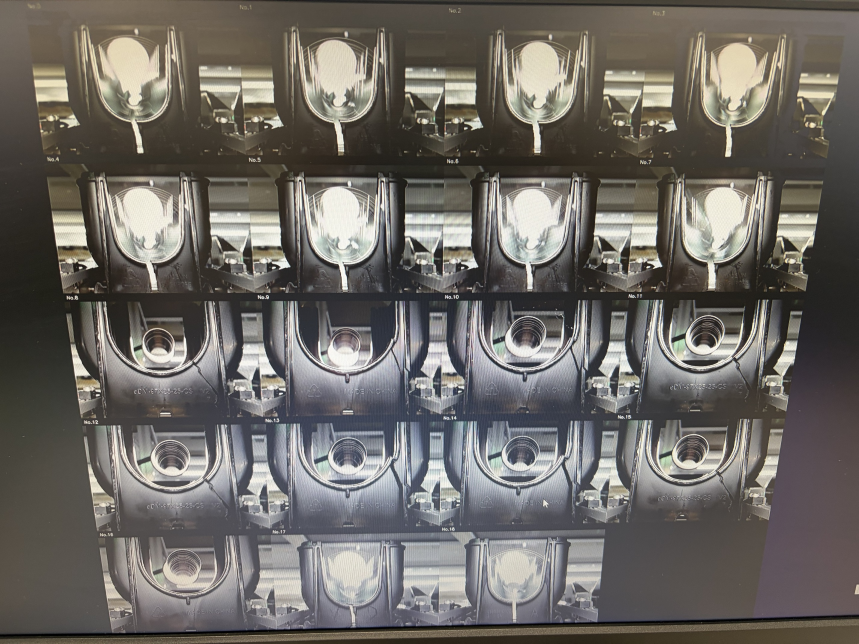
#> input picture data/contact_sheet.jpg, 2576 x 1932 px, given as the content of the folder ../data/contact_sheet.jpg, which was not available (shown at 1/3 size)
$ python screen_fix.py ../data/contact_sheet.jpg out.png
#> lines starting #> are read from the running program, lines starting #| are printed output that depends on the picture; after the words box and inside, x2 and y2 are one past the last pixel; in counts of white or black regions, pixels touching at a corner belong together
"""モニターをカメラで直接撮った写真を、普通の検査画像に近づける補正。

  python -m crack_v14.screen_fix <入力フォルダ> <出力フォルダ> [--ref <見本の画像フォルダ>]

やること:
  1. 切り出し : 写真の中から、モニターに映っている検査画像の四角を探し、まっすぐに直して 1260x840 にする
                （暗いモニターの枠より明るい、一番大きい四角い領域）
  2. モアレ除去: 画面の画素とカメラの画素がずれてできる細かい縞模様を、エッジを残すぼかしで消す
  3. 明るさ合わせ: 見本（--ref、補正済みの画像）の明るさの分布に合わせる（ヒストグラムマッチング）
"""
import argparse
import glob
import os

import cv2
import numpy as np

OUT_SIZE = (1260, 840)


def find_screen_quad(img):
    """写真の中の、表示されている検査画像の四隅（左上, 右上, 右下, 左下）を返す。見つからなければ None。"""
    g = cv2.cvtColor(img, cv2.COLOR_BGR2GRAY)
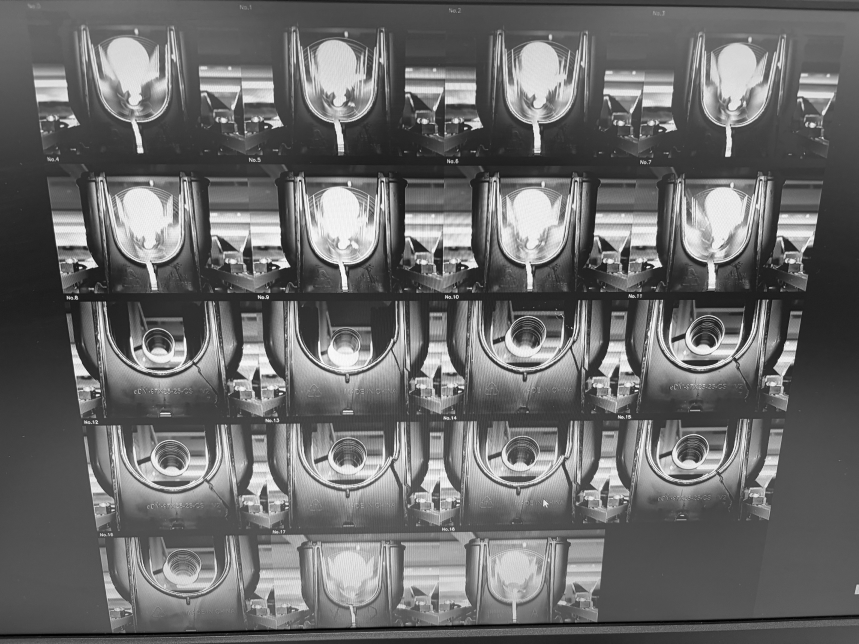
#> g: shape (1932, 2576) (shown at 1/3 size); min 0, max 255, mean 107
#> img is the input picture: shape (1932, 2576, 3); mean B, G, R 101.5, 106.4, 110.1
    b = cv2.GaussianBlur(g, (0, 0), 6)
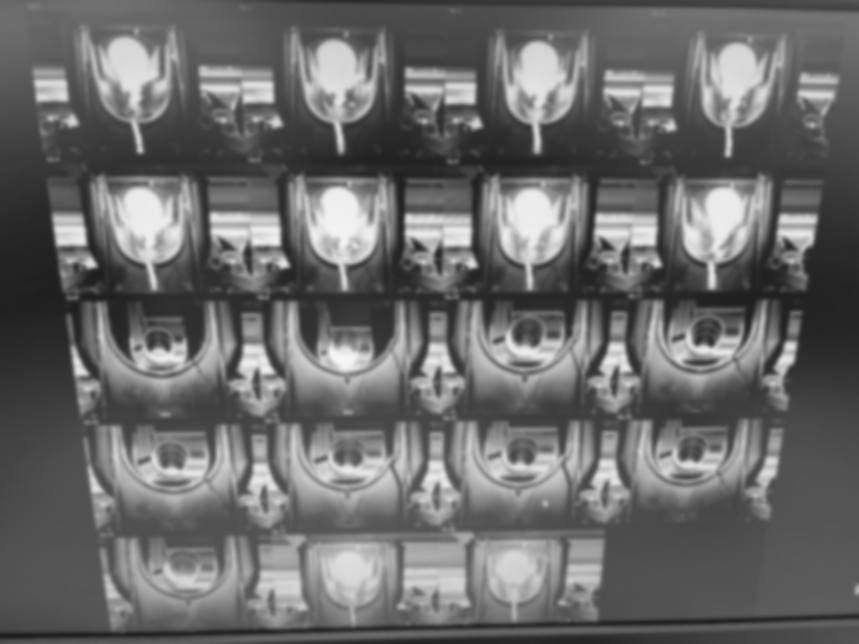
#> b: shape (1932, 2576) (shown at 1/3 size); min 28, max 246, mean 107
    _, m = cv2.threshold(b, 0, 255, cv2.THRESH_BINARY + cv2.THRESH_OTSU)       # 明るい所 = 表示中の画像
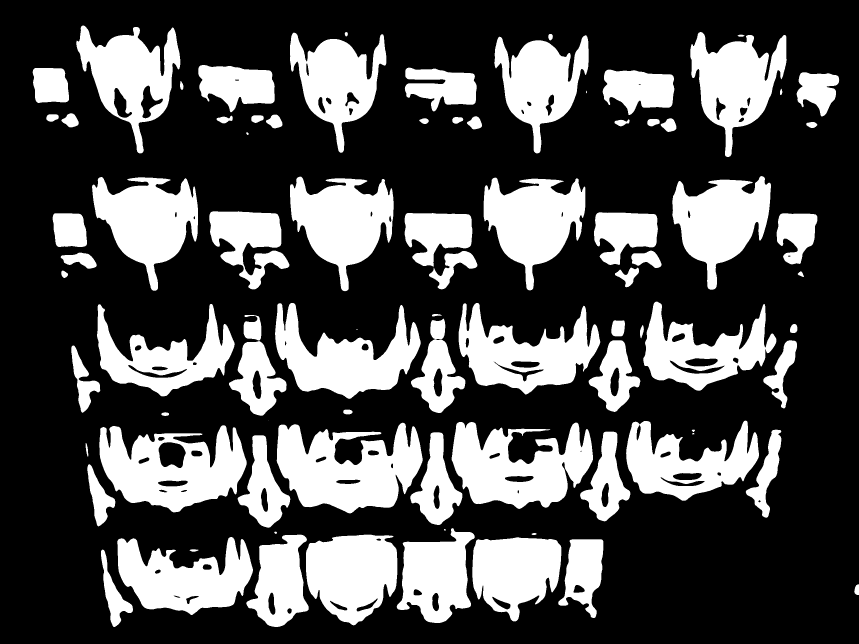
#> m: shape (1932, 2576) (shown at 1/3 size); 30.8% white; 85 white regions (3 under 20 px), largest, box (x1, y1, x2, y2) and area: (830, 1268, 1268, 1540) 75761, (298, 1276, 740, 1537) 69852, (1355, 1266, 1779, 1527) 68300
    m = cv2.morphologyEx(m, cv2.MORPH_CLOSE, np.ones((41, 41), np.uint8))
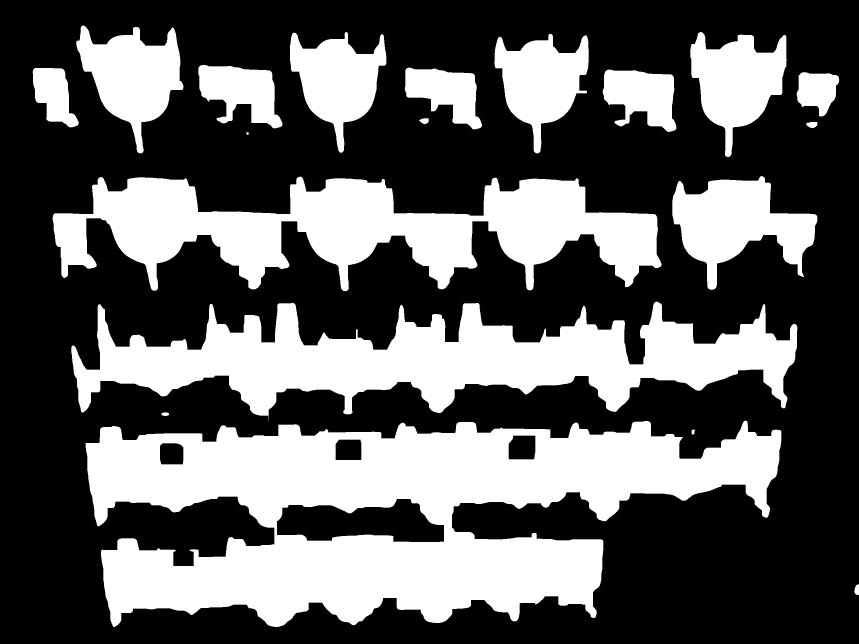
#> m: shape (1932, 2576) (shown at 1/3 size); 37% white; 19 white regions
    cnts, _ = cv2.findContours(m, cv2.RETR_EXTERNAL, cv2.CHAIN_APPROX_SIMPLE)
#> cnts = 19 contours; largest, box (x1, y1, x2, y2) and area: (257, 1262, 2344, 1881) 787758, (214, 905, 2392, 1263) 363511, (158, 530, 1985, 874) 316273, (2017, 528, 2452, 869) 75480, (229, 76, 551, 460) 62391
    if not cnts:
        return None
    c = max(cnts, key=cv2.contourArea)
#> c = contour of 2156 points, box (x1, y1, x2, y2) (257, 1262, 2344, 1881), area 787758
    if cv2.contourArea(c) < 0.15 * img.shape[0] * img.shape[1]:
        return None
    hull = cv2.convexHull(c)
#> hull = contour of 37 points, box (x1, y1, x2, y2) (257, 1262, 2344, 1881), area 1133774
    for eps in (0.01, 0.02, 0.03, 0.05):
        ap = cv2.approxPolyDP(hull, eps * cv2.arcLength(hull, True), True)
        if len(ap) == 4:
            p = ap.reshape(4, 2).astype(np.float32)
            break
    else:
        x, y, w, h = cv2.boundingRect(c)
        p = np.float32([[x, y], [x + w, y], [x + w, y + h], [x, y + h]])
#> this loop made 4 passes
    s, d = p.sum(1), np.diff(p, axis=1).ravel()
#> s = [3636, 3636, 2195, 1590]; d = [-1050, 70, 1531, 972]
    return np.float32([p[s.argmin()], p[d.argmin()], p[s.argmax()], p[d.argmax()]])


def demoire(img):
    """細かい縞（モアレ）を消す。エッジ（割れ線・縁取り）は残す。"""
    x = cv2.bilateralFilter(img, 9, 40, 7)
    return cv2.medianBlur(x, 3)


def match_histogram(img, ref_cdf):
    """明るさの分布を見本（ref_cdf: 0〜255 の累積分布）に合わせる。"""
    g = cv2.cvtColor(img, cv2.COLOR_BGR2GRAY)
    cdf = np.cumsum(np.bincount(g.ravel(), minlength=256)).astype(np.float64)
    cdf /= cdf[-1]
    lut = np.interp(cdf, ref_cdf, np.arange(256)).clip(0, 255).astype(np.uint8)
    return cv2.cvtColor(cv2.LUT(g, lut), cv2.COLOR_GRAY2BGR)


def reference_cdf(folder, n=20):
    """見本フォルダの画像の、明るさの累積分布の平均。"""
    fs = sorted(f for e in ("png", "jpg", "jpeg") for f in glob.glob(os.path.join(folder, f"*.{e}")))[:n]
    h = np.zeros(256)
    for f in fs:
        g = cv2.imread(f, 0)
        if g is not None:
            h += np.bincount(g.ravel(), minlength=256) / g.size
    c = np.cumsum(h)
    return c / c[-1] if c[-1] > 0 else None


def fix(img, ref_cdf=None):
    q = find_screen_quad(img)
#> q = [[309, 1281], [2343, 1293], [2343, 1293], [332, 1863]]
    if q is None:
        return None
    M = cv2.getPerspectiveTransform(q, np.float32([[0, 0], [OUT_SIZE[0], 0], [OUT_SIZE[0], OUT_SIZE[1]], [0, OUT_SIZE[1]]]))
#> M = [[8.69e-16, -2.76e-16, -1.79e-15], [4.61e-06, -0.000782, 1], [1.87e-07, -2.89e-07, -6.51e-05]]
    out = cv2.warpPerspective(img, M, OUT_SIZE, flags=cv2.INTER_AREA)
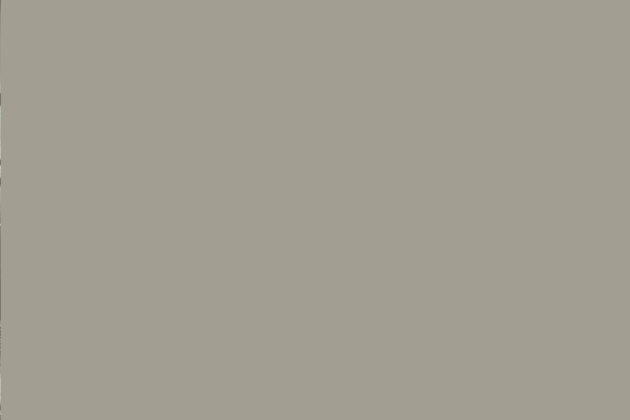
#> out: shape (840, 1260, 3) (shown at 1/2 size); mean B, G, R 146, 158, 162
    out = demoire(out)
    if ref_cdf is not None:
        out = match_histogram(out, ref_cdf)
    return out


def main():
    ap = argparse.ArgumentParser()
    ap.add_argument("src")
    ap.add_argument("dst")
    ap.add_argument("--ref", default=None, help="明るさを合わせる見本（補正済み画像のフォルダ）")
    a = ap.parse_args()
    os.makedirs(a.dst, exist_ok=True)
    ref = reference_cdf(a.ref) if a.ref else None
    for f in sorted(f for e in ("png", "jpg", "jpeg") for f in glob.glob(os.path.join(a.src, f"*.{e}"))):
        out = fix(cv2.imread(f), ref)
        name = os.path.splitext(os.path.basename(f))[0] + ".png"
        if out is None:
            print(f"{name}: 画面が見つからないので飛ばします"); continue
        cv2.imwrite(os.path.join(a.dst, name), out)
        print(f"{name}: 補正しました")


if __name__ == "__main__":
    main()
